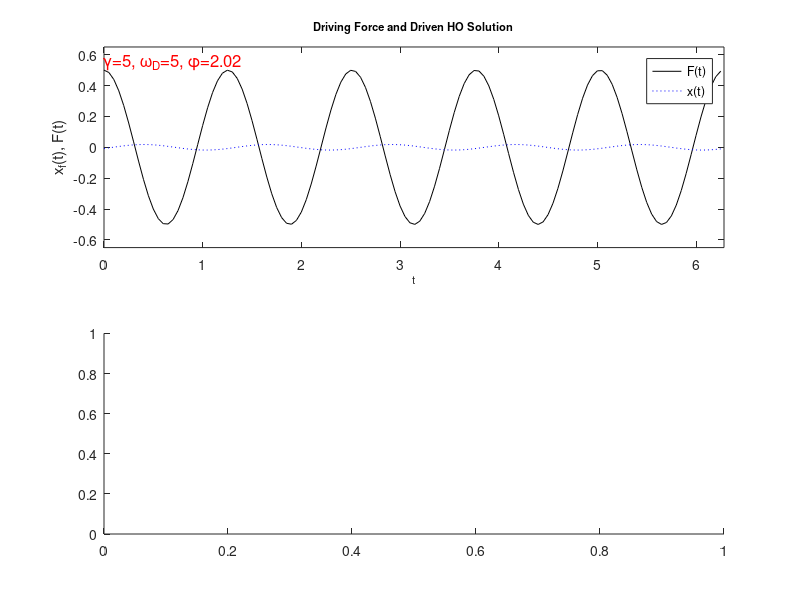

Here is the MATLAB script that generated this plot:
%drive_sol.m
%plots the solution for a driven HO and the applied external force
clear;
w=input(' Enter the driving frequency: ');
c=input(' Enter the drag coefficient value: ');
x0=1.0;                            %initial position for homogeneous part
v0=5.0;                            %initial speed for homogeneous part
m=0.5;                             %mass
k=0.5;                             %spring constant
F0=0.5;                            %driving force amplitude
theta=0;                           %driving force initial phase angle
wo=sqrt(k/m);                      %SHO natural frequency
dt=0.05;                           %time step
tau=2*pi/w;                        %force's period of rotation
tmax=5*tau;                        %maximum time in terms of tau
NPTS=tmax/dt;                      %number of points
gam=c/2/m;                         %find gamma
desc=(2*gam*w).^2+(wo^2-w^2).^2; 
A=F0/m/sqrt(desc);                 %The driven ho amplitude
den=wo^2-w^2;
if den==0, den=1.e-3; end
if(w <= wo)
  ph=atan(2*gam*w/den);         %phase difference between force and soln
else
  ph=pi+atan(2*gam*w/den);      %shift by pi needed if w > wo
end
%fprintf('gamma =%7.4f\n',gam); %uncomment to print value to screen
delta=theta-ph;                 %the forced solution's phase 
t=[0:tmax/NPTS:tmax];
xf=A*cos(w*t+delta);            %the forced or particular solution
F=F0*cos(w*t+theta);
%========================================================================
% forced solution
subplot(2,1,1)       %setup 2 x 1 matrix plot - 1st window
plot(t,F,'k-',t,xf,'b:')
                     %num2str(c,p) converts c to a string with p digits
                     %cat(2,'a','b') concatenates a and b
str=cat(2,'\gamma=',num2str(gam,3),', \omega_D=',num2str(w,3),...
    ', \phi=',num2str(ph,3));
top=max(A,F0)*(1+0.3); %to create a windows large enough
topt=max(A,F0)*(1+0.1);%to post parameters on the plot
axis([0 tmax -top  top]);
text(0,topt,str,'FontSize',12,'Color','red');
title('Driving Force and Driven HO Solution','FontSize',8)
ylabel('x_f(t), F(t)');
xlabel('t','FontSize',8);
legend('F(t)','x(t)');
%========================================================================
% homogeneous + forced solution
subplot(2,1,2)                      %setup 2 x 1 matrix plot - 2nd window
desc=wo^2-gam^2;                    %must be positive
if desc <= 0;                       %ensure homogeneous problem conditions
    disp('gam needs to be smaller'); 
    return; 
end
wu=sqrt(desc);                       %underdamped homogeneous soln frequency
th=atan(wu*x0/(v0+gam*x0));          %angle theta
B=sqrt(x0^2+(v0+gam*x0)^2/wu^2);     %constant B for underdamped
xh=B*exp(-gam*t).*sin(wu*t+th);      %homogeneous solution
plot(t,xh+xf,'r');                   %plot homogeneous+particular solution
title('Homogenous+Particular solutions','FontSize',8)
ylabel('x(t)=x_h(t)+x_f(t)');
xlabel('t','FontSize',8);
axis([0 max(t) min(xh+xf) max(xh+xf)])
